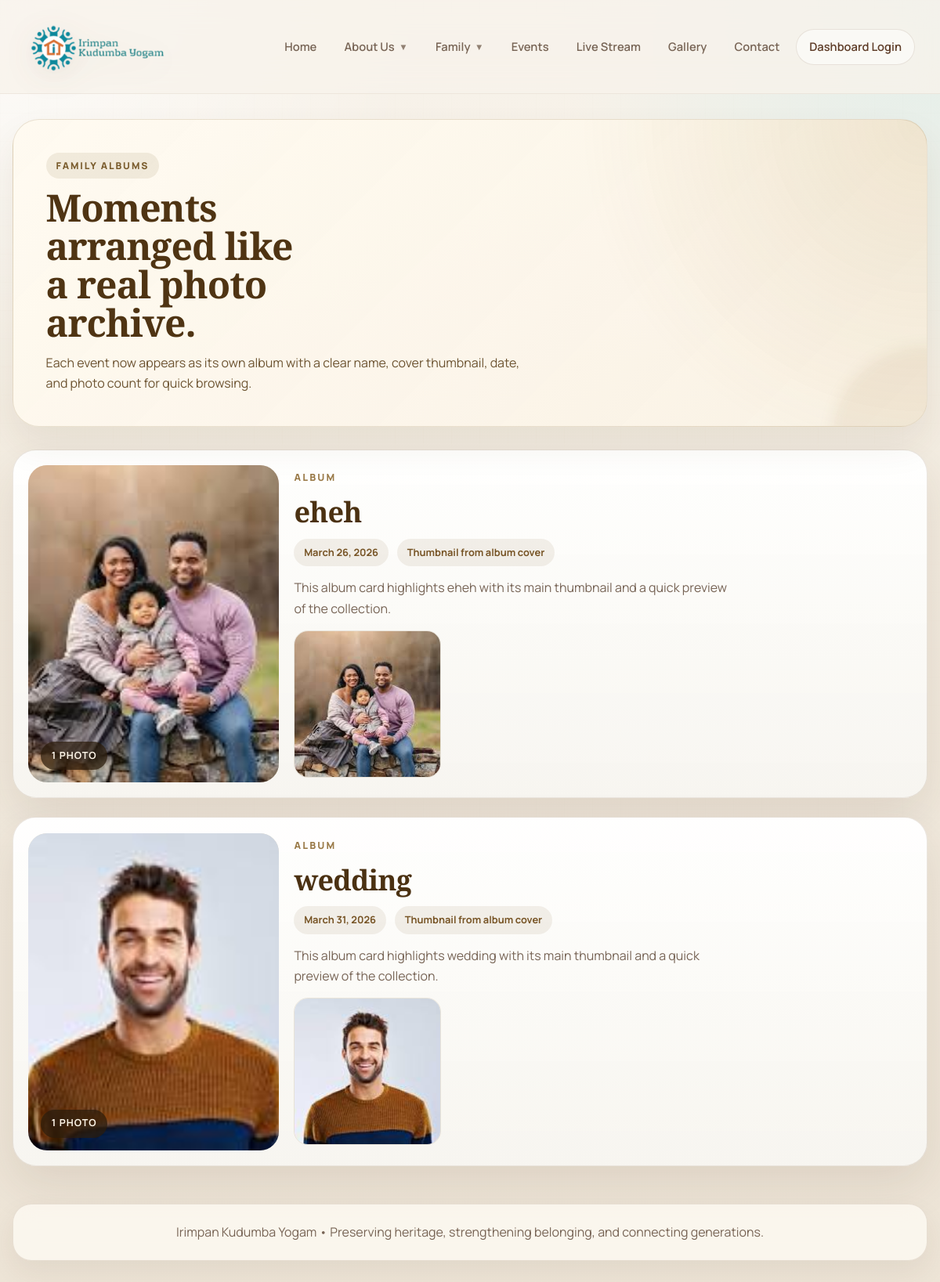
Page /gallery/ on the committed database.
### tree/models.py (models this page shows, shortened)
class GalleryPhoto(models.Model):
    title = models.CharField(max_length=200)
    event = models.ForeignKey(Event, null=True, blank=True, on_delete=models.SET_NULL, related_name='gallery_photos')
    event_name = models.CharField(max_length=200)
    event_date = models.DateField(null=True, blank=True)
    image = models.ImageField(upload_to=gallery_upload_to)
    caption = models.TextField(blank=True)
    created_at = models.DateTimeField(auto_now_add=True)
    class Meta:
        ordering = ['-event_date', '-created_at', 'title']

### tree/views.py (the view)
# urls.py: path('gallery/', views.gallery, name='gallery'),
def gallery(request):
    gallery_items = GalleryPhoto.objects.order_by('event_id', 'event_name', 'event_date', 'created_at')
    grouped_gallery = []
    for item in gallery_items:
        group_key = item.event_id or f'name-{item.event_name}'
        if grouped_gallery and grouped_gallery[-1]['key'] == group_key:
            grouped_gallery[-1]['photos'].append(item)
            continue
        grouped_gallery.append({
            'key': group_key,
            'event_name': item.event_name,
            'event_date': item.event_date,
            'photos': [item],
        })
    for group in grouped_gallery:
        group['cover_photo'] = group['photos'][0] if group['photos'] else None
        group['preview_photos'] = group['photos'][:4]
        group['photo_count'] = len(group['photos'])
    return render(request, 'tree/gallery.html', {
        'gallery_items': gallery_items,
        'grouped_gallery': grouped_gallery,
    })

### tree/context_processors.py (called while the page is built)
def navigation_context(request):
    return live_stream_context(request)

### tree/models.py (called while the page is built, shortened)
    @property
    def youtube_video_id(self):
        url = (self.youtube_url or '').strip()
        if not url:
            return ''
        parsed = urlparse(url)
        host = (parsed.netloc or '').lower()
        if 'youtu.be' in host:
            return parsed.path.strip('/').split('/')[0]
        if 'youtube.com' in host:
            if parsed.path == '/watch':
                return parse_qs(parsed.query).get('v', [''])[0]
        return ''

    @property
    def embed_url(self):
        video_id = self.youtube_video_id
        if not video_id:
            return ''
        return f'https://www.youtube.com/embed/{video_id}?autoplay=1&rel=0'

    @classmethod
    def increment(cls, key='public-site'):
        counter, _ = cls.objects.get_or_create(key=key)
        cls.objects.filter(pk=counter.pk).update(total_visits=F('total_visits') + 1)

### tree/views.py (called while the page is built)
def _valid_live_streams():
    streams = []
    for stream in LiveStreamSettings.objects.order_by('-is_active', '-updated_at', '-id'):
        if not stream.embed_url:
            continue
        streams.append(stream)
    return streams

def live_stream_context(request):
    active_streams = [stream for stream in _valid_live_streams() if stream.is_active]
    return {
        'nav_live_streams': active_streams,
        'nav_live_stream': active_streams[0] if active_streams else None,
    }

### tree/templates/tree/gallery.html (shortened to what this page needs)
{% extends "tree/base.html" %}
{% block content %}
<div class="gallery-page">
  <section class="gallery-hero">
    <span class="gallery-eyebrow">Family Albums</span>
    <h1>Moments arranged like a real photo archive.</h1>
    <p>Each event now appears as its own album with a clear name, cover thumbnail, date, and photo count for quick browsing.</p>
  </section>
  {% if grouped_gallery %}
  <section class="album-list">
    {% for group in grouped_gallery %}
    <article class="album-section">
      <div class="album-header">
        <div class="album-thumbnail">
          {% if group.cover_photo %}
          <img src="{{ group.cover_photo.image.url }}" alt="{{ group.event_name }} thumbnail">
          {% endif %}
          <div class="album-thumbnail-badge">{{ group.photo_count }} Photo{{ group.photo_count|pluralize }}</div>
        </div>
        <div class="album-summary">
          <div class="album-kicker">Album</div>
          <h2 class="album-title">{{ group.event_name }}</h2>
          <div class="album-meta">
            {% if group.event_date %}
            <span class="album-pill">{{ group.event_date|date:"F d, Y" }}</span>
            {% endif %}
            <span class="album-pill">Thumbnail from album cover</span>
          </div>
          <p class="album-copy">This album card highlights {{ group.event_name }} with its main thumbnail and a quick preview of the collection.</p>
          <div class="album-preview-strip">
            {% for photo in group.preview_photos %}
            <img src="{{ photo.image.url }}" alt="{{ group.event_name }} preview {{ forloop.counter }}">
            {% endfor %}
          </div>
        </div>
      </div>
    </article>
    {% endfor %}
  </section>
  {% else %}
  <article class="empty-gallery">
    <h3 style="color:var(--brand-strong);font-size:2rem;margin-bottom:0.4rem;">No albums yet</h3>
    <p>Upload gallery photos from the admin panel and they will appear here as event albums with thumbnails.</p>
  </article>
  {% endif %}
</div>
{% endblock %}

### tree/templates/tree/base.html (style rules this page uses)
:root { --bg: #f3efe6; --surface: rgba(255, 252, 246, 0.86); --surface-soft: #f6f0e6; --border: rgba(112, 82, 44, 0.14); --line: rgba(112, 82, 44, 0.08); --brand: #7f5539; --brand-strong: #5e3c27; --brand-soft: #a27048; --accent: #0f766e; --text: #2b221b; --text-dim: #776455; --male: #2c6893; --female: #a05078; --danger: #8b3a3a; --radius: 24px; --radius-lg: 34px; --shadow: 0 24px 60px rgba(70, 43, 24, 0.10); --shadow-soft: 0 14px 34px rgba(70, 43, 24, 0.07); --container: 1240px; }
* { box-sizing: border-box; margin: 0; padding: 0; }
html { scroll-behavior: smooth; }
body { min-height: 100vh; background: radial-gradient(circle at top left, rgba(255, 255, 255, 0.75), transparent 26%), radial-gradient(circle at top right, rgba(218, 237, 234, 0.7), transparent 24%), linear-gradient(180deg, #f8f3eb 0%, #f2ebdf 42%, #ede4d6 100%); color: var(--text); font-family: 'Manrope', sans-serif; line-height: 1.65; position: relative; }
body::before { content: ""; position: fixed; inset: 0; pointer-events: none; background-image: linear-gradient(rgba(127, 85, 57, 0.03) 1px, transparent 1px), linear-gradient(90deg, rgba(127, 85, 57, 0.03) 1px, transparent 1px); background-size: 36px 36px; mask-image: linear-gradient(180deg, rgba(0,0,0,0.32), transparent 82%); }
img { max-width: 100%; }
h1, h2, h3, h4 { font-family: 'Cormorant Garamond', serif; font-weight: 600; line-height: 0.98; letter-spacing: -0.02em; }
p { color: var(--text-dim); }

### tree/templates/tree/gallery.html (style rules this page uses)
.gallery-page { display: grid; gap: 1.8rem; }
.gallery-hero { position: relative; overflow: hidden; padding: clamp(1.5rem, 4vw, 2.6rem); border-radius: 34px; border: 1px solid rgba(122, 92, 45, 0.16); background: radial-gradient(circle at top right, rgba(185, 146, 74, 0.16), transparent 36%), linear-gradient(135deg, rgba(255, 250, 240, 0.96), rgba(249, 242, 229, 0.92)); box-shadow: 0 24px 48px rgba(77, 56, 28, 0.08); }
.gallery-hero::after { content: ""; position: absolute; inset: auto -10% -35% auto; width: 240px; height: 240px; border-radius: 50%; background: rgba(145, 107, 45, 0.08); filter: blur(8px); }
.gallery-eyebrow { display: inline-flex; margin-bottom: 0.8rem; padding: 0.42rem 0.8rem; border-radius: 999px; background: rgba(121, 86, 34, 0.1); color: #7a5c2d; font-size: 0.76rem; font-weight: 800; letter-spacing: 0.16em; text-transform: uppercase; }
.gallery-hero h1 { margin: 0 0 0.8rem; max-width: 12ch; color: #4f3413; font-size: clamp(2.2rem, 4vw, 3.8rem); line-height: 1.02; }
.gallery-hero p { max-width: 62ch; margin: 0; color: #6d5432; font-size: 1rem; }
.album-list { display: grid; gap: 1.5rem; }
.album-section { overflow: hidden; border-radius: 30px; border: 1px solid var(--border); background: linear-gradient(180deg, rgba(255, 255, 255, 0.96), rgba(247, 245, 240, 0.98)); box-shadow: var(--shadow); }
.album-header { display: grid; grid-template-columns: minmax(0, 320px) minmax(0, 1fr); gap: 1.2rem; padding: 1.2rem; align-items: stretch; }
.album-thumbnail { position: relative; min-height: 240px; border-radius: 24px; overflow: hidden; background: #e8ddcb; }
.album-thumbnail img { width: 100%; height: 100%; object-fit: cover; display: block; }
.album-thumbnail-badge { position: absolute; left: 1rem; bottom: 1rem; display: inline-flex; align-items: center; gap: 0.4rem; padding: 0.48rem 0.85rem; border-radius: 999px; background: rgba(43, 28, 12, 0.72); color: #fff7ea; font-size: 0.78rem; font-weight: 700; letter-spacing: 0.08em; text-transform: uppercase; }
.album-summary { display: grid; gap: 0.9rem; padding: 0.4rem 0; align-content: center; }
.album-kicker { color: #9a7a48; font-size: 0.78rem; font-weight: 800; letter-spacing: 0.18em; text-transform: uppercase; }
.album-title { margin: 0; color: #4b3112; font-size: clamp(1.8rem, 3vw, 2.7rem); line-height: 1.05; }
.album-meta { display: flex; flex-wrap: wrap; gap: 0.7rem; }
.album-pill { display: inline-flex; align-items: center; justify-content: center; padding: 0.45rem 0.8rem; border-radius: 999px; background: rgba(122, 92, 45, 0.09); color: #775425; font-size: 0.8rem; font-weight: 700; }
.album-copy { max-width: 58ch; margin: 0; color: var(--text-dim); }
.album-preview-strip { display: grid; grid-template-columns: repeat(4, minmax(0, 1fr)); gap: 0.75rem; }
.album-preview-strip img { width: 100%; aspect-ratio: 1 / 1; object-fit: cover; border-radius: 18px; display: block; border: 1px solid rgba(122, 92, 45, 0.14); }

### rows in the picture
GalleryPhoto: cover_photo.image (picture), photo_count "1", event_name "eheh", event_date "March 26, 2026", image (picture)
GalleryPhoto: cover_photo.image (picture), photo_count "1", event_name "wedding", event_date "March 31, 2026", image (picture)
